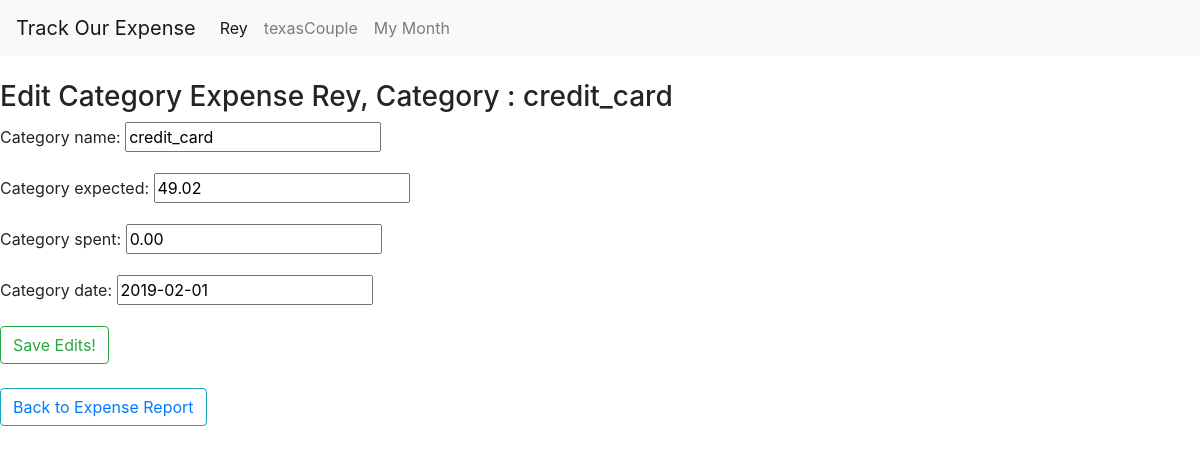
The page /categories/1/editCategory/9/ (signed in) on the database as committed earlier.
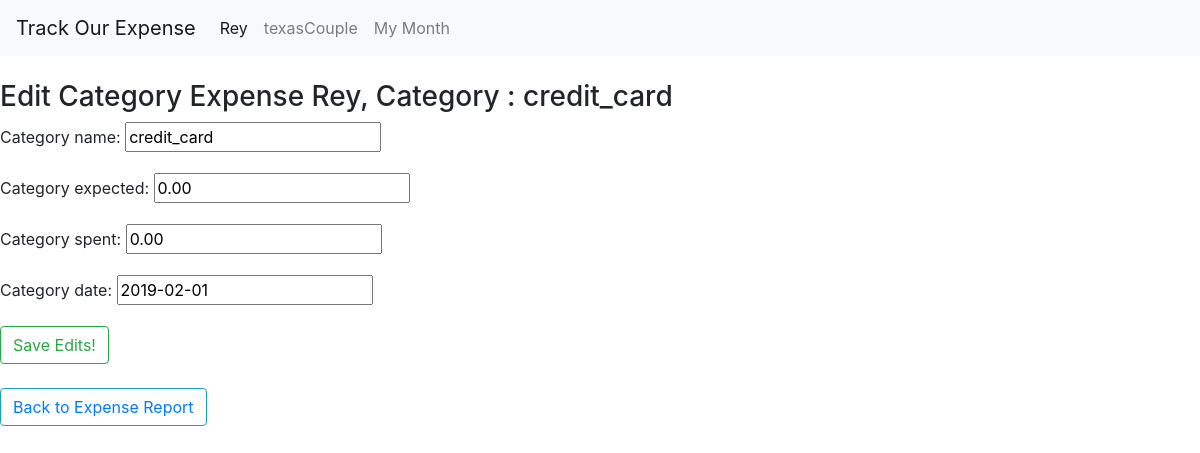
The same page on the database as committed later.
### categories/models.py (models this page shows, shortened)
class Category(models.Model):
    category_person = models.ForeignKey(People, on_delete=models.CASCADE)
    category_name = models.CharField(max_length=200)
    category_expected = models.DecimalField(max_digits=8,decimal_places=2)
    category_spent = models.DecimalField(max_digits=8,decimal_places=2,default=0)
    category_date = models.DateField(default=datetime.datetime.now)

### categories/views.py (the view, shortened to what this page needs)
# urls.py: path("<int:person_id>/editCategory/<int:category_id>/",views.editCategory,name="edit_category"),
def editCategory(request,person_id,category_id):
    if request.user.is_authenticated:
        person = get_object_or_404(People, id=person_id)
        category = get_object_or_404(Category, id=category_id)
        my_instance = category
        form = CategoryAddForm(request.POST or None,instance=my_instance,hide_condition=True)
        today = datetime.datetime.today()
        current_user = current_user = get_object_or_404(People, username=request.user)
        context = {
            'person':person,
            'category':category,
            'form':form,
            'month':today.month,
            'year':today.year,
            'current_user':current_user
        }
        today = datetime.datetime.today()
        context["this_month"] = today.month
        context["this_year"] = today.year
        return render(request,"categories/edit_category.html",context)
    else:
        context = {}
        return render(request,'bases/landing_request_login.html',context)

### categories/forms.py
class CategoryAddForm(forms.ModelForm):
    class Meta:
        model= Category
        fields = [
            'category_person',
            'category_name',
            'category_expected',
            'category_spent',
            'category_date'
        ]
    def __init__(self,*args,**kwargs):
        hide_condition = kwargs.pop('hide_condition',None)
        super(CategoryAddForm, self).__init__(*args, **kwargs)
        if hide_condition:
            self.fields["category_person"].widget = HiddenInput()

### categories/templates/categories/edit_category.html (shortened to what this page needs)
{% extends 'bases/header.html' %}
{% block content %}
<br>
<h3>Edit Category Expense {{person.person_name}}, Category : {{category.category_name}}</h3>
<form method=POST action="">
    {{form.as_p}}
    <input type="submit" class='btn btn-outline-success' value = "Save Edits!" >
</form>
<br>
<button type='button' class='btn btn-outline-info' ><a href="{% url 'categories:person_category_index' person_id=person.id month=month year=year %}" >Back to Expense Report</a></button>
<br><br>
{% endblock %}

Rows that differ between the two databases and show on the page:
changed Category "credit_card": category_expected "49.02" → "0.00"
